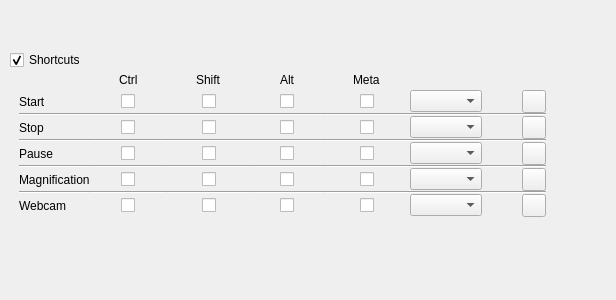
<?xml version="1.0" encoding="UTF-8"?>
<ui version="4.0">
 <class>Form</class>
 <widget class="QWidget" name="Form">
  <property name="geometry">
   <rect>
    <x>0</x>
    <y>0</y>
    <width>616</width>
    <height>300</height>
   </rect>
  </property>
  <property name="windowTitle">
   <string>Form</string>
  </property>
  <widget class="QWidget" name="layoutWidget">
   <property name="geometry">
    <rect>
     <x>10</x>
     <y>50</y>
     <width>585</width>
     <height>194</height>
    </rect>
   </property>
   <layout class="QVBoxLayout" name="verticalLayout_20">
    <property name="spacing">
     <number>0</number>
    </property>
    <item>
     <widget class="QCheckBox" name="checkBoxShortcuts">
      <property name="text">
       <string>Shortcuts</string>
      </property>
      <property name="checked">
       <bool>true</bool>
      </property>
     </widget>
    </item>
    <item>
     <widget class="QWidget" name="shortcutWidget" native="true">
      <layout class="QVBoxLayout" name="verticalLayout_18">
       <property name="spacing">
        <number>0</number>
       </property>
       <property name="topMargin">
        <number>0</number>
       </property>
       <property name="bottomMargin">
        <number>0</number>
       </property>
       <item>
        <layout class="QGridLayout" name="gridLayout_9">
         <property name="spacing">
          <number>0</number>
         </property>
         <item row="5" column="3">
          <widget class="Line" name="line_23">
           <property name="orientation">
            <enum>Qt::Horizontal</enum>
           </property>
          </widget>
         </item>
         <item row="5" column="4">
          <widget class="Line" name="line_24">
           <property name="orientation">
            <enum>Qt::Horizontal</enum>
           </property>
          </widget>
         </item>
         <item row="7" column="1">
          <layout class="QHBoxLayout" name="horizontalLayout_33">
           <item>
            <spacer name="horizontalSpacer_30">
             <property name="orientation">
              <enum>Qt::Horizontal</enum>
             </property>
             <property name="sizeHint" stdset="0">
              <size>
               <width>40</width>
               <height>20</height>
              </size>
             </property>
            </spacer>
           </item>
           <item>
            <widget class="QCheckBox" name="checkBox_6">
             <property name="text">
              <string notr="true"/>
             </property>
            </widget>
           </item>
           <item>
            <spacer name="horizontalSpacer_47">
             <property name="orientation">
              <enum>Qt::Horizontal</enum>
             </property>
             <property name="sizeHint" stdset="0">
              <size>
               <width>40</width>
               <height>20</height>
              </size>
             </property>
            </spacer>
           </item>
          </layout>
         </item>
         <item row="5" column="2">
          <widget class="Line" name="line_22">
           <property name="orientation">
            <enum>Qt::Horizontal</enum>
           </property>
          </widget>
         </item>
         <item row="7" column="0">
          <widget class="QLabel" name="label_4">
           <property name="text">
            <string>Pause</string>
           </property>
          </widget>
         </item>
         <item row="4" column="0">
          <widget class="QLabel" name="label_3">
           <property name="text">
            <string>Stop</string>
           </property>
          </widget>
         </item>
         <item row="10" column="0">
          <widget class="QLabel" name="label_5">
           <property name="text">
            <string>Magnification</string>
           </property>
          </widget>
         </item>
         <item row="2" column="5">
          <widget class="QComboBox" name="comboBox">
           <property name="currentText">
            <string notr="true"/>
           </property>
          </widget>
         </item>
         <item row="2" column="0">
          <widget class="QLabel" name="label_2">
           <property name="text">
            <string>Start</string>
           </property>
          </widget>
         </item>
         <item row="12" column="0">
          <widget class="QLabel" name="label_12">
           <property name="text">
            <string>Webcam</string>
           </property>
          </widget>
         </item>
         <item row="2" column="3">
          <layout class="QHBoxLayout" name="horizontalLayout_26">
           <item>
            <spacer name="horizontalSpacer_35">
             <property name="orientation">
              <enum>Qt::Horizontal</enum>
             </property>
             <property name="sizeHint" stdset="0">
              <size>
               <width>40</width>
               <height>20</height>
              </size>
             </property>
            </spacer>
           </item>
           <item>
            <widget class="QCheckBox" name="checkBox_3">
             <property name="text">
              <string notr="true"/>
             </property>
            </widget>
           </item>
           <item>
            <spacer name="horizontalSpacer_36">
             <property name="orientation">
              <enum>Qt::Horizontal</enum>
             </property>
             <property name="sizeHint" stdset="0">
              <size>
               <width>40</width>
               <height>20</height>
              </size>
             </property>
            </spacer>
           </item>
          </layout>
         </item>
         <item row="12" column="1">
          <layout class="QHBoxLayout" name="horizontalLayout_35">
           <item>
            <spacer name="horizontalSpacer_51">
             <property name="orientation">
              <enum>Qt::Horizontal</enum>
             </property>
             <property name="sizeHint" stdset="0">
              <size>
               <width>40</width>
               <height>20</height>
              </size>
             </property>
            </spacer>
           </item>
           <item>
            <widget class="QCheckBox" name="shortcut_webcam_CTRL">
             <property name="text">
              <string notr="true"/>
             </property>
            </widget>
           </item>
           <item>
            <spacer name="horizontalSpacer_50">
             <property name="orientation">
              <enum>Qt::Horizontal</enum>
             </property>
             <property name="sizeHint" stdset="0">
              <size>
               <width>40</width>
               <height>20</height>
              </size>
             </property>
            </spacer>
           </item>
          </layout>
         </item>
         <item row="1" column="1">
          <layout class="QHBoxLayout" name="horizontalLayout_28">
           <item>
            <spacer name="horizontalSpacer_40">
             <property name="orientation">
              <enum>Qt::Horizontal</enum>
             </property>
             <property name="sizeHint" stdset="0">
              <size>
               <width>40</width>
               <height>20</height>
              </size>
             </property>
            </spacer>
           </item>
           <item>
            <widget class="QLabel" name="label_7">
             <property name="text">
              <string>Ctrl</string>
             </property>
            </widget>
           </item>
           <item>
            <spacer name="horizontalSpacer_39">
             <property name="orientation">
              <enum>Qt::Horizontal</enum>
             </property>
             <property name="sizeHint" stdset="0">
              <size>
               <width>40</width>
               <height>20</height>
              </size>
             </property>
            </spacer>
           </item>
          </layout>
         </item>
         <item row="2" column="2">
          <layout class="QHBoxLayout" name="horizontalLayout_25">
           <item>
            <spacer name="horizontalSpacer_34">
             <property name="orientation">
              <enum>Qt::Horizontal</enum>
             </property>
             <property name="sizeHint" stdset="0">
              <size>
               <width>40</width>
               <height>20</height>
              </size>
             </property>
            </spacer>
           </item>
           <item>
            <widget class="QCheckBox" name="checkBox_2">
             <property name="text">
              <string notr="true"/>
             </property>
            </widget>
           </item>
           <item>
            <spacer name="horizontalSpacer_33">
             <property name="orientation">
              <enum>Qt::Horizontal</enum>
             </property>
             <property name="sizeHint" stdset="0">
              <size>
               <width>40</width>
               <height>20</height>
              </size>
             </property>
            </spacer>
           </item>
          </layout>
         </item>
         <item row="1" column="2">
          <layout class="QHBoxLayout" name="horizontalLayout_29">
           <item>
            <spacer name="horizontalSpacer_42">
             <property name="orientation">
              <enum>Qt::Horizontal</enum>
             </property>
             <property name="sizeHint" stdset="0">
              <size>
               <width>40</width>
               <height>20</height>
              </size>
             </property>
            </spacer>
           </item>
           <item>
            <widget class="QLabel" name="label_8">
             <property name="text">
              <string>Shift</string>
             </property>
            </widget>
           </item>
           <item>
            <spacer name="horizontalSpacer_41">
             <property name="orientation">
              <enum>Qt::Horizontal</enum>
             </property>
             <property name="sizeHint" stdset="0">
              <size>
               <width>40</width>
               <height>20</height>
              </size>
             </property>
            </spacer>
           </item>
          </layout>
         </item>
         <item row="10" column="1">
          <layout class="QHBoxLayout" name="horizontalLayout_34">
           <item>
            <spacer name="horizontalSpacer_49">
             <property name="orientation">
              <enum>Qt::Horizontal</enum>
             </property>
             <property name="sizeHint" stdset="0">
              <size>
               <width>40</width>
               <height>20</height>
              </size>
             </property>
            </spacer>
           </item>
           <item>
            <widget class="QCheckBox" name="shortcut_magnifier_CTRL">
             <property name="text">
              <string notr="true"/>
             </property>
            </widget>
           </item>
           <item>
            <spacer name="horizontalSpacer_48">
             <property name="orientation">
              <enum>Qt::Horizontal</enum>
             </property>
             <property name="sizeHint" stdset="0">
              <size>
               <width>40</width>
               <height>20</height>
              </size>
             </property>
            </spacer>
           </item>
          </layout>
         </item>
         <item row="1" column="3">
          <layout class="QHBoxLayout" name="horizontalLayout_30">
           <item>
            <spacer name="horizontalSpacer_44">
             <property name="orientation">
              <enum>Qt::Horizontal</enum>
             </property>
             <property name="sizeHint" stdset="0">
              <size>
               <width>40</width>
               <height>20</height>
              </size>
             </property>
            </spacer>
           </item>
           <item>
            <widget class="QLabel" name="label_9">
             <property name="text">
              <string>Alt</string>
             </property>
            </widget>
           </item>
           <item>
            <spacer name="horizontalSpacer_43">
             <property name="orientation">
              <enum>Qt::Horizontal</enum>
             </property>
             <property name="sizeHint" stdset="0">
              <size>
               <width>40</width>
               <height>20</height>
              </size>
             </property>
            </spacer>
           </item>
          </layout>
         </item>
         <item row="2" column="1">
          <layout class="QHBoxLayout" name="horizontalLayout_24">
           <item>
            <spacer name="horizontalSpacer_32">
             <property name="orientation">
              <enum>Qt::Horizontal</enum>
             </property>
             <property name="sizeHint" stdset="0">
              <size>
               <width>40</width>
               <height>20</height>
              </size>
             </property>
            </spacer>
           </item>
           <item>
            <widget class="QCheckBox" name="checkBox">
             <property name="text">
              <string notr="true"/>
             </property>
            </widget>
           </item>
           <item>
            <spacer name="horizontalSpacer_31">
             <property name="orientation">
              <enum>Qt::Horizontal</enum>
             </property>
             <property name="sizeHint" stdset="0">
              <size>
               <width>40</width>
               <height>20</height>
              </size>
             </property>
            </spacer>
           </item>
          </layout>
         </item>
         <item row="4" column="1">
          <layout class="QHBoxLayout" name="horizontalLayout_32">
           <item>
            <spacer name="horizontalSpacer_4">
             <property name="orientation">
              <enum>Qt::Horizontal</enum>
             </property>
             <property name="sizeHint" stdset="0">
              <size>
               <width>40</width>
               <height>20</height>
              </size>
             </property>
            </spacer>
           </item>
           <item>
            <widget class="QCheckBox" name="checkBox_5">
             <property name="text">
              <string notr="true"/>
             </property>
            </widget>
           </item>
           <item>
            <spacer name="horizontalSpacer_29">
             <property name="orientation">
              <enum>Qt::Horizontal</enum>
             </property>
             <property name="sizeHint" stdset="0">
              <size>
               <width>40</width>
               <height>20</height>
              </size>
             </property>
            </spacer>
           </item>
          </layout>
         </item>
         <item row="2" column="4">
          <layout class="QHBoxLayout" name="horizontalLayout_27">
           <item>
            <spacer name="horizontalSpacer_37">
             <property name="orientation">
              <enum>Qt::Horizontal</enum>
             </property>
             <property name="sizeHint" stdset="0">
              <size>
               <width>40</width>
               <height>20</height>
              </size>
             </property>
            </spacer>
           </item>
           <item>
            <widget class="QCheckBox" name="checkBox_4">
             <property name="text">
              <string notr="true"/>
             </property>
            </widget>
           </item>
           <item>
            <spacer name="horizontalSpacer_38">
             <property name="orientation">
              <enum>Qt::Horizontal</enum>
             </property>
             <property name="sizeHint" stdset="0">
              <size>
               <width>40</width>
               <height>20</height>
              </size>
             </property>
            </spacer>
           </item>
          </layout>
         </item>
         <item row="2" column="7">
          <widget class="QToolButton" name="toolbutton_shortcut_start_standard">
           <property name="text">
            <string notr="true"/>
           </property>
          </widget>
         </item>
         <item row="1" column="4">
          <layout class="QHBoxLayout" name="horizontalLayout_31">
           <item>
            <spacer name="horizontalSpacer_46">
             <property name="orientation">
              <enum>Qt::Horizontal</enum>
             </property>
             <property name="sizeHint" stdset="0">
              <size>
               <width>40</width>
               <height>20</height>
              </size>
             </property>
            </spacer>
           </item>
           <item>
            <widget class="QLabel" name="label_10">
             <property name="text">
              <string>Meta</string>
             </property>
            </widget>
           </item>
           <item>
            <spacer name="horizontalSpacer_45">
             <property name="orientation">
              <enum>Qt::Horizontal</enum>
             </property>
             <property name="sizeHint" stdset="0">
              <size>
               <width>40</width>
               <height>20</height>
              </size>
             </property>
            </spacer>
           </item>
          </layout>
         </item>
         <item row="2" column="6">
          <spacer name="horizontalSpacer_19">
           <property name="orientation">
            <enum>Qt::Horizontal</enum>
           </property>
           <property name="sizeType">
            <enum>QSizePolicy::MinimumExpanding</enum>
           </property>
           <property name="sizeHint" stdset="0">
            <size>
             <width>40</width>
             <height>20</height>
            </size>
           </property>
          </spacer>
         </item>
         <item row="11" column="4">
          <widget class="Line" name="line_6">
           <property name="orientation">
            <enum>Qt::Horizontal</enum>
           </property>
          </widget>
         </item>
         <item row="3" column="3">
          <widget class="Line" name="line_31">
           <property name="orientation">
            <enum>Qt::Horizontal</enum>
           </property>
          </widget>
         </item>
         <item row="12" column="7">
          <widget class="QToolButton" name="toolbutton_shortcut_webcam_standard">
           <property name="text">
            <string notr="true"/>
           </property>
          </widget>
         </item>
         <item row="3" column="2">
          <widget class="Line" name="line_30">
           <property name="orientation">
            <enum>Qt::Horizontal</enum>
           </property>
          </widget>
         </item>
         <item row="10" column="5">
          <widget class="QComboBox" name="shortcut_magnifier_ABC">
           <property name="currentText">
            <string notr="true"/>
           </property>
          </widget>
         </item>
         <item row="11" column="0">
          <widget class="Line" name="line">
           <property name="orientation">
            <enum>Qt::Horizontal</enum>
           </property>
          </widget>
         </item>
         <item row="3" column="1">
          <widget class="Line" name="line_29">
           <property name="orientation">
            <enum>Qt::Horizontal</enum>
           </property>
          </widget>
         </item>
         <item row="10" column="2">
          <layout class="QHBoxLayout" name="horizontalLayout_36">
           <item>
            <spacer name="horizontalSpacer_53">
             <property name="orientation">
              <enum>Qt::Horizontal</enum>
             </property>
             <property name="sizeHint" stdset="0">
              <size>
               <width>40</width>
               <height>20</height>
              </size>
             </property>
            </spacer>
           </item>
           <item>
            <widget class="QCheckBox" name="shortcut_magnifier_SHIFT">
             <property name="text">
              <string notr="true"/>
             </property>
            </widget>
           </item>
           <item>
            <spacer name="horizontalSpacer_54">
             <property name="orientation">
              <enum>Qt::Horizontal</enum>
             </property>
             <property name="sizeHint" stdset="0">
              <size>
               <width>40</width>
               <height>20</height>
              </size>
             </property>
            </spacer>
           </item>
          </layout>
         </item>
         <item row="3" column="0">
          <widget class="Line" name="line_28">
           <property name="orientation">
            <enum>Qt::Horizontal</enum>
           </property>
          </widget>
         </item>
         <item row="3" column="4">
          <widget class="Line" name="line_32">
           <property name="orientation">
            <enum>Qt::Horizontal</enum>
           </property>
          </widget>
         </item>
         <item row="3" column="5">
          <widget class="Line" name="line_33">
           <property name="orientation">
            <enum>Qt::Horizontal</enum>
           </property>
          </widget>
         </item>
         <item row="11" column="3">
          <widget class="Line" name="line_4">
           <property name="orientation">
            <enum>Qt::Horizontal</enum>
           </property>
          </widget>
         </item>
         <item row="11" column="2">
          <widget class="Line" name="line_5">
           <property name="orientation">
            <enum>Qt::Horizontal</enum>
           </property>
          </widget>
         </item>
         <item row="3" column="6">
          <widget class="Line" name="line_34">
           <property name="orientation">
            <enum>Qt::Horizontal</enum>
           </property>
          </widget>
         </item>
         <item row="3" column="7">
          <widget class="Line" name="line_35">
           <property name="orientation">
            <enum>Qt::Horizontal</enum>
           </property>
          </widget>
         </item>
         <item row="11" column="6">
          <widget class="Line" name="line_8">
           <property name="orientation">
            <enum>Qt::Horizontal</enum>
           </property>
          </widget>
         </item>
         <item row="11" column="5">
          <widget class="Line" name="line_7">
           <property name="orientation">
            <enum>Qt::Horizontal</enum>
           </property>
          </widget>
         </item>
         <item row="9" column="0">
          <widget class="Line" name="line_11">
           <property name="orientation">
            <enum>Qt::Horizontal</enum>
           </property>
          </widget>
         </item>
         <item row="11" column="7">
          <widget class="Line" name="line_9">
           <property name="orientation">
            <enum>Qt::Horizontal</enum>
           </property>
          </widget>
         </item>
         <item row="11" column="1">
          <widget class="Line" name="line_3">
           <property name="orientation">
            <enum>Qt::Horizontal</enum>
           </property>
          </widget>
         </item>
         <item row="9" column="2">
          <widget class="Line" name="line_14">
           <property name="orientation">
            <enum>Qt::Horizontal</enum>
           </property>
          </widget>
         </item>
         <item row="9" column="3">
          <widget class="Line" name="line_15">
           <property name="orientation">
            <enum>Qt::Horizontal</enum>
           </property>
          </widget>
         </item>
         <item row="9" column="4">
          <widget class="Line" name="line_16">
           <property name="orientation">
            <enum>Qt::Horizontal</enum>
           </property>
          </widget>
         </item>
         <item row="9" column="1">
          <widget class="Line" name="line_13">
           <property name="orientation">
            <enum>Qt::Horizontal</enum>
           </property>
          </widget>
         </item>
         <item row="9" column="5">
          <widget class="Line" name="line_17">
           <property name="orientation">
            <enum>Qt::Horizontal</enum>
           </property>
          </widget>
         </item>
         <item row="9" column="6">
          <widget class="Line" name="line_18">
           <property name="orientation">
            <enum>Qt::Horizontal</enum>
           </property>
          </widget>
         </item>
         <item row="5" column="1">
          <widget class="Line" name="line_21">
           <property name="orientation">
            <enum>Qt::Horizontal</enum>
           </property>
          </widget>
         </item>
         <item row="9" column="7">
          <widget class="Line" name="line_19">
           <property name="orientation">
            <enum>Qt::Horizontal</enum>
           </property>
          </widget>
         </item>
         <item row="5" column="0">
          <widget class="Line" name="line_10">
           <property name="orientation">
            <enum>Qt::Horizontal</enum>
           </property>
          </widget>
         </item>
         <item row="5" column="5">
          <widget class="Line" name="line_25">
           <property name="orientation">
            <enum>Qt::Horizontal</enum>
           </property>
          </widget>
         </item>
         <item row="5" column="7">
          <widget class="Line" name="line_27">
           <property name="orientation">
            <enum>Qt::Horizontal</enum>
           </property>
          </widget>
         </item>
         <item row="5" column="6">
          <widget class="Line" name="line_26">
           <property name="orientation">
            <enum>Qt::Horizontal</enum>
           </property>
          </widget>
         </item>
         <item row="7" column="7">
          <widget class="QToolButton" name="toolbutton_shortcut_pause_standard">
           <property name="text">
            <string notr="true"/>
           </property>
          </widget>
         </item>
         <item row="4" column="5">
          <widget class="QComboBox" name="comboBox_2">
           <property name="currentText">
            <string notr="true"/>
           </property>
          </widget>
         </item>
         <item row="10" column="3">
          <layout class="QHBoxLayout" name="horizontalLayout_37">
           <item>
            <spacer name="horizontalSpacer_55">
             <property name="orientation">
              <enum>Qt::Horizontal</enum>
             </property>
             <property name="sizeHint" stdset="0">
              <size>
               <width>40</width>
               <height>20</height>
              </size>
             </property>
            </spacer>
           </item>
           <item>
            <widget class="QCheckBox" name="shortcut_magnifier_ALT">
             <property name="text">
              <string notr="true"/>
             </property>
            </widget>
           </item>
           <item>
            <spacer name="horizontalSpacer_56">
             <property name="orientation">
              <enum>Qt::Horizontal</enum>
             </property>
             <property name="sizeHint" stdset="0">
              <size>
               <width>40</width>
               <height>20</height>
              </size>
             </property>
            </spacer>
           </item>
          </layout>
         </item>
         <item row="7" column="5">
          <widget class="QComboBox" name="comboBox_3">
           <property name="currentText">
            <string notr="true"/>
           </property>
          </widget>
         </item>
         <item row="12" column="5">
          <widget class="QComboBox" name="shortcut_webcam_ABC">
           <property name="currentText">
            <string notr="true"/>
           </property>
          </widget>
         </item>
         <item row="4" column="7">
          <widget class="QToolButton" name="toolbutton_shortcut_stop_standard">
           <property name="text">
            <string notr="true"/>
           </property>
          </widget>
         </item>
         <item row="10" column="7">
          <widget class="QToolButton" name="toolbutton_shortcut_magnifier_standard">
           <property name="text">
            <string notr="true"/>
           </property>
          </widget>
         </item>
         <item row="2" column="8">
          <spacer name="horizontalSpacer_52">
           <property name="orientation">
            <enum>Qt::Horizontal</enum>
           </property>
           <property name="sizeType">
            <enum>QSizePolicy::MinimumExpanding</enum>
           </property>
           <property name="sizeHint" stdset="0">
            <size>
             <width>40</width>
             <height>20</height>
            </size>
           </property>
          </spacer>
         </item>
         <item row="12" column="2">
          <layout class="QHBoxLayout" name="horizontalLayout_38">
           <item>
            <spacer name="horizontalSpacer_58">
             <property name="orientation">
              <enum>Qt::Horizontal</enum>
             </property>
             <property name="sizeHint" stdset="0">
              <size>
               <width>40</width>
               <height>20</height>
              </size>
             </property>
            </spacer>
           </item>
           <item>
            <widget class="QCheckBox" name="shortcut_webcam_SHIFT">
             <property name="text">
              <string notr="true"/>
             </property>
            </widget>
           </item>
           <item>
            <spacer name="horizontalSpacer_57">
             <property name="orientation">
              <enum>Qt::Horizontal</enum>
             </property>
             <property name="sizeHint" stdset="0">
              <size>
               <width>40</width>
               <height>20</height>
              </size>
             </property>
            </spacer>
           </item>
          </layout>
         </item>
         <item row="12" column="3">
          <layout class="QHBoxLayout" name="horizontalLayout_39">
           <item>
            <spacer name="horizontalSpacer_59">
             <property name="orientation">
              <enum>Qt::Horizontal</enum>
             </property>
             <property name="sizeHint" stdset="0">
              <size>
               <width>40</width>
               <height>20</height>
              </size>
             </property>
            </spacer>
           </item>
           <item>
            <widget class="QCheckBox" name="shortcut_webcam_ALT">
             <property name="text">
              <string notr="true"/>
             </property>
            </widget>
           </item>
           <item>
            <spacer name="horizontalSpacer_60">
             <property name="orientation">
              <enum>Qt::Horizontal</enum>
             </property>
             <property name="sizeHint" stdset="0">
              <size>
               <width>40</width>
               <height>20</height>
              </size>
             </property>
            </spacer>
           </item>
          </layout>
         </item>
         <item row="4" column="2">
          <layout class="QHBoxLayout" name="horizontalLayout_40">
           <item>
            <spacer name="horizontalSpacer_62">
             <property name="orientation">
              <enum>Qt::Horizontal</enum>
             </property>
             <property name="sizeHint" stdset="0">
              <size>
               <width>40</width>
               <height>20</height>
              </size>
             </property>
            </spacer>
           </item>
           <item>
            <widget class="QCheckBox" name="checkBox_9">
             <property name="text">
              <string notr="true"/>
             </property>
            </widget>
           </item>
           <item>
            <spacer name="horizontalSpacer_61">
             <property name="orientation">
              <enum>Qt::Horizontal</enum>
             </property>
             <property name="sizeHint" stdset="0">
              <size>
               <width>40</width>
               <height>20</height>
              </size>
             </property>
            </spacer>
           </item>
          </layout>
         </item>
         <item row="7" column="2">
          <layout class="QHBoxLayout" name="horizontalLayout_41">
           <item>
            <spacer name="horizontalSpacer_65">
             <property name="orientation">
              <enum>Qt::Horizontal</enum>
             </property>
             <property name="sizeHint" stdset="0">
              <size>
               <width>40</width>
               <height>20</height>
              </size>
             </property>
            </spacer>
           </item>
           <item>
            <widget class="QCheckBox" name="checkBox_11">
             <property name="text">
              <string notr="true"/>
             </property>
            </widget>
           </item>
           <item>
            <spacer name="horizontalSpacer_66">
             <property name="orientation">
              <enum>Qt::Horizontal</enum>
             </property>
             <property name="sizeHint" stdset="0">
              <size>
               <width>40</width>
               <height>20</height>
              </size>
             </property>
            </spacer>
           </item>
          </layout>
         </item>
         <item row="4" column="3">
          <layout class="QHBoxLayout" name="horizontalLayout_42">
           <item>
            <spacer name="horizontalSpacer_63">
             <property name="orientation">
              <enum>Qt::Horizontal</enum>
             </property>
             <property name="sizeHint" stdset="0">
              <size>
               <width>40</width>
               <height>20</height>
              </size>
             </property>
            </spacer>
           </item>
           <item>
            <widget class="QCheckBox" name="checkBox_10">
             <property name="text">
              <string notr="true"/>
             </property>
            </widget>
           </item>
           <item>
            <spacer name="horizontalSpacer_64">
             <property name="orientation">
              <enum>Qt::Horizontal</enum>
             </property>
             <property name="sizeHint" stdset="0">
              <size>
               <width>40</width>
               <height>20</height>
              </size>
             </property>
            </spacer>
           </item>
          </layout>
         </item>
         <item row="7" column="3">
          <layout class="QHBoxLayout" name="horizontalLayout_43">
           <item>
            <spacer name="horizontalSpacer_67">
             <property name="orientation">
              <enum>Qt::Horizontal</enum>
             </property>
             <property name="sizeHint" stdset="0">
              <size>
               <width>40</width>
               <height>20</height>
              </size>
             </property>
            </spacer>
           </item>
           <item>
            <widget class="QCheckBox" name="checkBox_12">
             <property name="text">
              <string notr="true"/>
             </property>
            </widget>
           </item>
           <item>
            <spacer name="horizontalSpacer_68">
             <property name="orientation">
              <enum>Qt::Horizontal</enum>
             </property>
             <property name="sizeHint" stdset="0">
              <size>
               <width>40</width>
               <height>20</height>
              </size>
             </property>
            </spacer>
           </item>
          </layout>
         </item>
         <item row="12" column="4">
          <layout class="QHBoxLayout" name="horizontalLayout_44">
           <item>
            <spacer name="horizontalSpacer_70">
             <property name="orientation">
              <enum>Qt::Horizontal</enum>
             </property>
             <property name="sizeHint" stdset="0">
              <size>
               <width>40</width>
               <height>20</height>
              </size>
             </property>
            </spacer>
           </item>
           <item>
            <widget class="QCheckBox" name="shortcut_webcam_META">
             <property name="text">
              <string notr="true"/>
             </property>
            </widget>
           </item>
           <item>
            <spacer name="horizontalSpacer_69">
             <property name="orientation">
              <enum>Qt::Horizontal</enum>
             </property>
             <property name="sizeHint" stdset="0">
              <size>
               <width>40</width>
               <height>20</height>
              </size>
             </property>
            </spacer>
           </item>
          </layout>
         </item>
         <item row="10" column="4">
          <layout class="QHBoxLayout" name="horizontalLayout_45">
           <item>
            <spacer name="horizontalSpacer_72">
             <property name="orientation">
              <enum>Qt::Horizontal</enum>
             </property>
             <property name="sizeHint" stdset="0">
              <size>
               <width>40</width>
               <height>20</height>
              </size>
             </property>
            </spacer>
           </item>
           <item>
            <widget class="QCheckBox" name="shortcut_magnifier_META">
             <property name="text">
              <string notr="true"/>
             </property>
            </widget>
           </item>
           <item>
            <spacer name="horizontalSpacer_71">
             <property name="orientation">
              <enum>Qt::Horizontal</enum>
             </property>
             <property name="sizeHint" stdset="0">
              <size>
               <width>40</width>
               <height>20</height>
              </size>
             </property>
            </spacer>
           </item>
          </layout>
         </item>
         <item row="7" column="4">
          <layout class="QHBoxLayout" name="horizontalLayout_46">
           <item>
            <spacer name="horizontalSpacer_74">
             <property name="orientation">
              <enum>Qt::Horizontal</enum>
             </property>
             <property name="sizeHint" stdset="0">
              <size>
               <width>40</width>
               <height>20</height>
              </size>
             </property>
            </spacer>
           </item>
           <item>
            <widget class="QCheckBox" name="checkBox_15">
             <property name="text">
              <string notr="true"/>
             </property>
            </widget>
           </item>
           <item>
            <spacer name="horizontalSpacer_73">
             <property name="orientation">
              <enum>Qt::Horizontal</enum>
             </property>
             <property name="sizeHint" stdset="0">
              <size>
               <width>40</width>
               <height>20</height>
              </size>
             </property>
            </spacer>
           </item>
          </layout>
         </item>
         <item row="4" column="4">
          <layout class="QHBoxLayout" name="horizontalLayout_47">
           <item>
            <spacer name="horizontalSpacer_76">
             <property name="orientation">
              <enum>Qt::Horizontal</enum>
             </property>
             <property name="sizeHint" stdset="0">
              <size>
               <width>40</width>
               <height>20</height>
              </size>
             </property>
            </spacer>
           </item>
           <item>
            <widget class="QCheckBox" name="checkBox_16">
             <property name="text">
              <string notr="true"/>
             </property>
            </widget>
           </item>
           <item>
            <spacer name="horizontalSpacer_75">
             <property name="orientation">
              <enum>Qt::Horizontal</enum>
             </property>
             <property name="sizeHint" stdset="0">
              <size>
               <width>40</width>
               <height>20</height>
              </size>
             </property>
            </spacer>
           </item>
          </layout>
         </item>
        </layout>
       </item>
      </layout>
     </widget>
    </item>
    <item>
     <spacer name="verticalSpacer_3">
      <property name="orientation">
       <enum>Qt::Vertical</enum>
      </property>
      <property name="sizeHint" stdset="0">
       <size>
        <width>20</width>
        <height>0</height>
       </size>
      </property>
     </spacer>
    </item>
   </layout>
  </widget>
  <zorder>layoutWidget</zorder>
  <zorder>verticalSpacer_3</zorder>
 </widget>
 <resources/>
 <connections/>
</ui>
